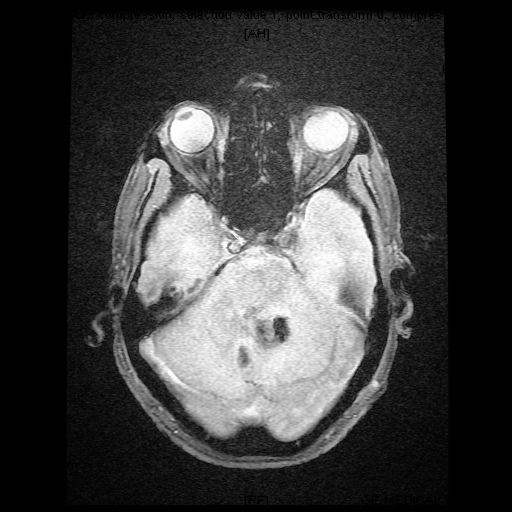
#> input picture model/Kuppusamy GRE-8.jpg_Haemorrhagic_29.png, 512 x 512 px
$ jupyter execute --allow-errors test.ipynb
#> lines starting #> are read from the running program, lines starting #| are printed output that depends on the picture; after the words box and inside, x2 and y2 are one past the last pixel; in counts of white or black regions, pixels touching at a corner belong together
[cell 1]
import cv2
from PIL import Image
import numpy as np
import matplotlib.pyplot as plt
import torch
import torch.nn as nn
from torchvision import models, transforms
import os

# --- 1. CONFIGURATION ---
CLASSES = ["Hemorrhagic", "Ischemic", "Tumor"]
#> (the rest of this cell did not finish here and is left out)

[cell 2]
def debug_preprocessing(image_path):
    img = cv2.imread(image_path)
#> img is the input picture: shape (512, 512, 3); min 0, max 255, mean 62.4
    if img is None: return

    # 1. Duplicate the logic from extract_roi_and_mask
    gray = cv2.cvtColor(img, cv2.COLOR_BGR2GRAY)
    blurred = cv2.GaussianBlur(gray, (5, 5), 0)
    _, thresh = cv2.threshold(blurred, 0, 255, cv2.THRESH_BINARY + cv2.THRESH_OTSU)
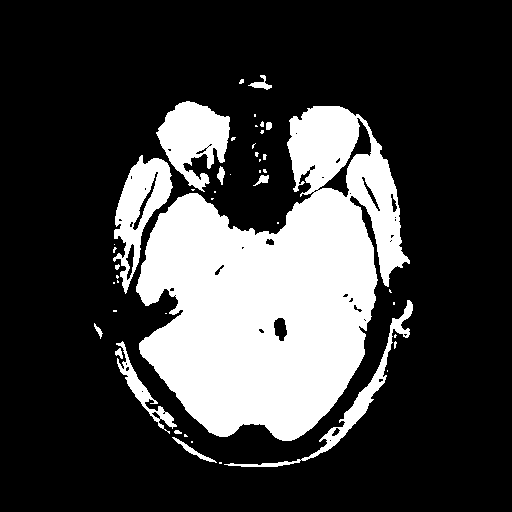
#> thresh: shape (512, 512); 24.5% white; 46 white regions (32 under 20 px)

    contours, _ = cv2.findContours(thresh, cv2.RETR_EXTERNAL, cv2.CHAIN_APPROX_SIMPLE)
#> contours = 46 contours, 34 with area under 20; largest, box (x1, y1, x2, y2) and area: (136, 106, 410, 441) 53689, (156, 101, 230, 192) 3645, (113, 155, 173, 294) 3598, (224, 300, 413, 467) 1790, (116, 341, 177, 434) 858

    # Visualization Canvas
    plt.figure(figsize=(15, 5))

    # Plot 1: The Threshold (What did it select?)
    ax1 = plt.subplot(1, 4, 1)
    ax1.imshow(thresh, cmap='gray')
    ax1.set_title("Otsu Threshold (The Mask)")

    if not contours:
        print("No contours found!")
        return

    # Find largest
    c = max(contours, key=cv2.contourArea)
#> c = contour of 760 points, box (x1, y1, x2, y2) (136, 106, 410, 441), area 53689
    x, y, w, h = cv2.boundingRect(c)
#> x = 136; y = 106; w = 274; h = 335

    # Plot 2: The Bounding Box on Original
    debug_img = img.copy()
    cv2.rectangle(debug_img, (x, y), (x+w, y+h), (0, 255, 0), 2)
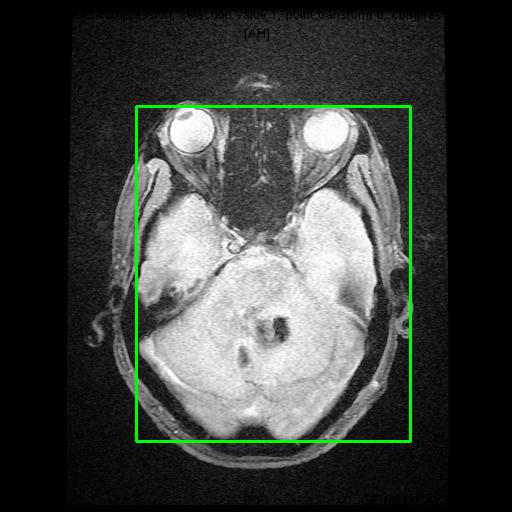
#> debug_img: shape (512, 512, 3); 1.39% of pixels changed, all inside (x1, y1, x2, y2) = (135, 105, 412, 443)
    ax2 = plt.subplot(1, 4, 2)
    ax2.imshow(cv2.cvtColor(debug_img, cv2.COLOR_BGR2RGB))
    ax2.set_title("Detected ROI (Green Box)")

    # Plot 3: The Resulting Crop
    pad = 20
    x_new = max(0, x - pad)
#> x_new = 116
    y_new = max(0, y - pad)
#> y_new = 86
    w_new = min(img.shape[1] - x_new, w + 2*pad)
#> w_new = 314
    h_new = min(img.shape[0] - y_new, h + 2*pad)
#> h_new = 375
    roi = img[y_new:y_new+h_new, x_new:x_new+w_new]
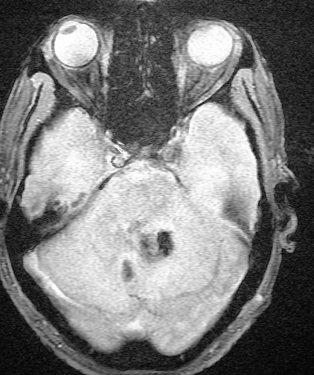
#> roi: shape (375, 314, 3); min 3, max 255, mean 123.5

    ax3 = plt.subplot(1, 4, 3)
    ax3.imshow(cv2.cvtColor(roi, cv2.COLOR_BGR2RGB))
    ax3.set_title("The Crop (Model Input)")

    # Plot 4: Final Resize (What ResNet sees)
    final = cv2.resize(roi, (224, 224))
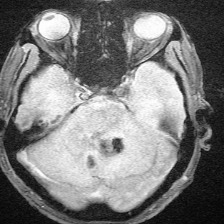
#> final: shape (224, 224, 3); min 4, max 254, mean 123.4
    ax4 = plt.subplot(1, 4, 4)
    ax4.imshow(cv2.cvtColor(final, cv2.COLOR_BGR2RGB))
    ax4.set_title("Final Resized Input")

    plt.show()

# Run this on your problem image
debug_preprocessing("./Kuppusamy GRE-8.jpg_Haemorrhagic_29.png")

[cell 3]
def predict_and_visualize_full(image_path,
                               class_model_path="best_resnet_model_avg_94.56.pth",
                               seg_model_path="unet_lesion_model_new.pth"):

    # 1. Load Original Image
#> called with class_model_path = 'best_resnet_model_avg_94.56.pth', seg_model_path = 'unet_lesion_model_new.pth'
    original_img = cv2.imread(image_path)
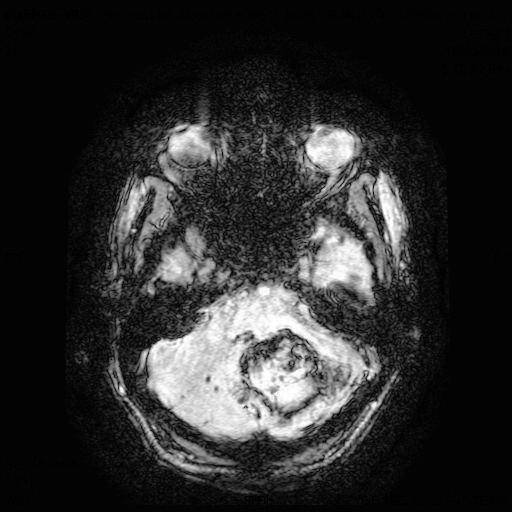
#> input picture model/Kuppusamy SWI-21.jpg_Haemorrhagic_16.png, 512 x 512 px
#> original_img is the input picture: shape (512, 512, 3); min 0, max 255, mean 44.6
    if original_img is None: return
    original_rgb = cv2.cvtColor(original_img, cv2.COLOR_BGR2RGB)

    # 2. Re-run Preprocessing to get Coordinates
    # We need to know WHERE the brain was cropped from
    gray = cv2.cvtColor(original_img, cv2.COLOR_BGR2GRAY)
    blurred = cv2.GaussianBlur(gray, (5, 5), 0)
    _, thresh = cv2.threshold(blurred, 0, 255, cv2.THRESH_BINARY + cv2.THRESH_OTSU)
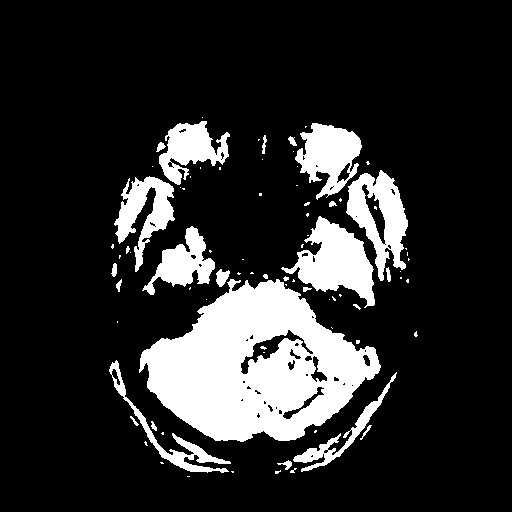
#> thresh: shape (512, 512); 17% white; 81 white regions (55 under 20 px)
    contours, _ = cv2.findContours(thresh, cv2.RETR_EXTERNAL, cv2.CHAIN_APPROX_SIMPLE)
#> contours = 78 contours, 58 with area under 20; largest, box (x1, y1, x2, y2) and area: (139, 279, 381, 442) 24462, (281, 216, 375, 308) 3930, (346, 170, 408, 281) 3624, (295, 123, 362, 200) 2907, (114, 176, 175, 272) 2282

    if not contours:
        print("No brain found.")
        return

    c = max(contours, key=cv2.contourArea)
#> c = contour of 387 points, box (x1, y1, x2, y2) (139, 279, 381, 442), area 24462
    x, y, w, h = cv2.boundingRect(c)
#> x = 139; y = 279; w = 242; h = 163

    # Add Padding (Match the pipeline)
    pad = 20
    x_new = max(0, x - pad)
#> x_new = 119
    y_new = max(0, y - pad)
#> y_new = 259
    w_new = min(original_img.shape[1] - x_new, w + 2*pad)
#> w_new = 282
    h_new = min(original_img.shape[0] - y_new, h + 2*pad)
#> h_new = 203

    # Extract ROI for Model
    roi = original_img[y_new:y_new+h_new, x_new:x_new+w_new]
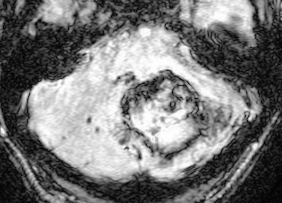
#> roi: shape (203, 282, 3); min 0, max 255, mean 119.9

    # 3. Prepare for Model (CLAHE + Normalize + Resize)
    processed_roi = normalize_and_clahe(roi)
    processed_roi_resized = cv2.resize(processed_roi, (224, 224))
    processed_pil = Image.fromarray(cv2.cvtColor(processed_roi_resized, cv2.COLOR_BGR2RGB))

    # 4. Run Prediction & Grad-CAM
    class_model = get_model()
    class_model.load_state_dict(torch.load(class_model_path, map_location=DEVICE))
    class_model.eval()

    transform_tensor = transforms.Compose([
        transforms.ToTensor(),
        transforms.Normalize([0.485, 0.456, 0.406], [0.229, 0.224, 0.225])
    ])
    input_tensor = transform_tensor(processed_pil).unsqueeze(0).to(DEVICE)

    # Predict
    with torch.no_grad():
        output = class_model(input_tensor)
        score, pred_idx = torch.max(torch.softmax(output, 1), 1)

    diagnosis = CLASSES[pred_idx.item()]
    conf = score.item() * 100

    # Grad-CAM
    grad_cam = GradCAM(class_model, class_model.layer4[-1])
    heatmap_small = grad_cam(input_tensor, pred_idx)

    # 5. INVERSE MAPPING (The Magic Step)
    # Resize 224x224 heatmap -> ROI size (w_new, h_new)
    heatmap_roi = cv2.resize(heatmap_small, (w_new, h_new))

    # Create a blank heatmap the size of the ORIGINAL image
    heatmap_full = np.zeros((original_img.shape[0], original_img.shape[1]), dtype=np.float32)

    # Place the ROI heatmap into the correct location
    heatmap_full[y_new:y_new+h_new, x_new:x_new+w_new] = heatmap_roi

    # Apply ColorMap
    heatmap_colored = cv2.applyColorMap(np.uint8(255 * heatmap_full), cv2.COLORMAP_JET)

    # Black out the background in the heatmap (optional, for cleanliness)
    heatmap_colored[heatmap_full == 0] = 0

    # Overlay on Original Image
    overlay = cv2.addWeighted(original_img, 0.6, heatmap_colored, 0.4, 0)
    overlay = cv2.cvtColor(overlay, cv2.COLOR_BGR2RGB)

    # 6. Display
    plt.figure(figsize=(10, 6))

    ax1 = plt.subplot(1, 2, 1)
    ax1.imshow(original_rgb)
    ax1.set_title("Original Image (With Noise)")
    ax1.axis('off')

    ax2 = plt.subplot(1, 2, 2)
    ax2.imshow(overlay)
    ax2.set_title(f"Prediction: {diagnosis} ({conf:.1f}%)\nFocus mapped to original")
    ax2.axis('off')

    plt.show()

# Run it on your tricky image
#> (the rest of this cell did not finish here and is left out)
